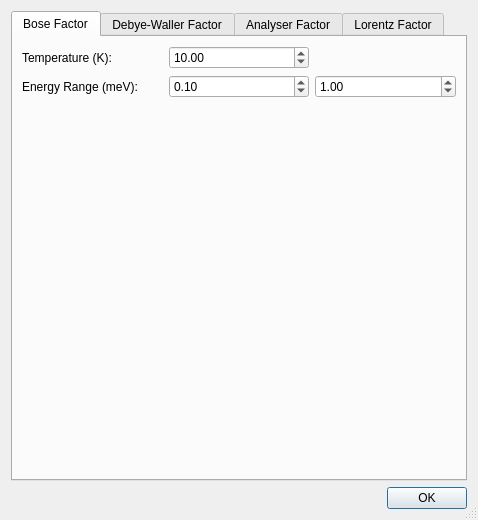
<?xml version="1.0" encoding="UTF-8"?>
<ui version="4.0">
 <class>DWDlg</class>
 <widget class="QDialog" name="DWDlg">
  <property name="geometry">
   <rect>
    <x>0</x>
    <y>0</y>
    <width>478</width>
    <height>520</height>
   </rect>
  </property>
  <property name="windowTitle">
   <string>Scattering Factors</string>
  </property>
  <property name="sizeGripEnabled">
   <bool>true</bool>
  </property>
  <layout class="QGridLayout" name="gridLayout_2">
   <item row="1" column="0">
    <widget class="QLabel" name="labelStatus">
     <property name="text">
      <string/>
     </property>
    </widget>
   </item>
   <item row="1" column="1">
    <widget class="QDialogButtonBox" name="buttonBox">
     <property name="sizePolicy">
      <sizepolicy hsizetype="Fixed" vsizetype="Fixed">
       <horstretch>0</horstretch>
       <verstretch>0</verstretch>
      </sizepolicy>
     </property>
     <property name="orientation">
      <enum>Qt::Horizontal</enum>
     </property>
     <property name="standardButtons">
      <set>QDialogButtonBox::Ok</set>
     </property>
    </widget>
   </item>
   <item row="0" column="0" colspan="2">
    <widget class="QTabWidget" name="tabWidget">
     <property name="currentIndex">
      <number>0</number>
     </property>
     <widget class="QWidget" name="tab_3">
      <attribute name="title">
       <string>Bose Factor</string>
      </attribute>
      <layout class="QGridLayout" name="gridLayout_4">
       <item row="0" column="0">
        <widget class="QLabel" name="label_3">
         <property name="text">
          <string>Temperature (K):</string>
         </property>
        </widget>
       </item>
       <item row="0" column="1">
        <widget class="QDoubleSpinBox" name="spinBoseT">
         <property name="decimals">
          <number>2</number>
         </property>
         <property name="maximum">
          <double>9999.000000000000000</double>
         </property>
         <property name="singleStep">
          <double>0.100000000000000</double>
         </property>
         <property name="value">
          <double>10.000000000000000</double>
         </property>
        </widget>
       </item>
       <item row="1" column="0">
        <widget class="QLabel" name="label_4">
         <property name="text">
          <string>Energy Range (meV):</string>
         </property>
        </widget>
       </item>
       <item row="1" column="1">
        <widget class="QDoubleSpinBox" name="spinBoseEMin">
         <property name="minimum">
          <double>0.000000000000000</double>
         </property>
         <property name="maximum">
          <double>9999.000000000000000</double>
         </property>
         <property name="singleStep">
          <double>0.100000000000000</double>
         </property>
         <property name="value">
          <double>0.100000000000000</double>
         </property>
        </widget>
       </item>
       <item row="1" column="2">
        <widget class="QDoubleSpinBox" name="spinBoseEMax">
         <property name="maximum">
          <double>9999.000000000000000</double>
         </property>
         <property name="singleStep">
          <double>0.100000000000000</double>
         </property>
         <property name="value">
          <double>1.000000000000000</double>
         </property>
        </widget>
       </item>
       <item row="2" column="0" colspan="3">
        <widget class="QwtPlot" name="plotBose">
         <property name="sizePolicy">
          <sizepolicy hsizetype="Preferred" vsizetype="Preferred">
           <horstretch>0</horstretch>
           <verstretch>0</verstretch>
          </sizepolicy>
         </property>
        </widget>
       </item>
      </layout>
     </widget>
     <widget class="QWidget" name="tab">
      <attribute name="title">
       <string>Debye-Waller Factor</string>
      </attribute>
      <layout class="QGridLayout" name="gridLayout">
       <item row="0" column="0">
        <widget class="QLabel" name="label_20">
         <property name="sizePolicy">
          <sizepolicy hsizetype="Minimum" vsizetype="Fixed">
           <horstretch>1</horstretch>
           <verstretch>0</verstretch>
          </sizepolicy>
         </property>
         <property name="text">
          <string>Atomic Mass (amu):</string>
         </property>
        </widget>
       </item>
       <item row="0" column="1">
        <widget class="QLabel" name="label_21">
         <property name="sizePolicy">
          <sizepolicy hsizetype="Minimum" vsizetype="Fixed">
           <horstretch>1</horstretch>
           <verstretch>0</verstretch>
          </sizepolicy>
         </property>
         <property name="text">
          <string>Debye Temp. (K):</string>
         </property>
        </widget>
       </item>
       <item row="0" column="2">
        <widget class="QLabel" name="label_22">
         <property name="sizePolicy">
          <sizepolicy hsizetype="Minimum" vsizetype="Fixed">
           <horstretch>1</horstretch>
           <verstretch>0</verstretch>
          </sizepolicy>
         </property>
         <property name="text">
          <string>Temperature (K):</string>
         </property>
        </widget>
       </item>
       <item row="1" column="0">
        <widget class="QDoubleSpinBox" name="spinAMU_deb">
         <property name="sizePolicy">
          <sizepolicy hsizetype="Minimum" vsizetype="Fixed">
           <horstretch>1</horstretch>
           <verstretch>0</verstretch>
          </sizepolicy>
         </property>
         <property name="maximum">
          <double>9999.000000000000000</double>
         </property>
         <property name="value">
          <double>50.000000000000000</double>
         </property>
        </widget>
       </item>
       <item row="1" column="1">
        <widget class="QDoubleSpinBox" name="spinTD_deb">
         <property name="sizePolicy">
          <sizepolicy hsizetype="Minimum" vsizetype="Fixed">
           <horstretch>1</horstretch>
           <verstretch>0</verstretch>
          </sizepolicy>
         </property>
         <property name="maximum">
          <double>9999.000000000000000</double>
         </property>
         <property name="singleStep">
          <double>0.100000000000000</double>
         </property>
         <property name="value">
          <double>50.000000000000000</double>
         </property>
        </widget>
       </item>
       <item row="1" column="2">
        <widget class="QDoubleSpinBox" name="spinT_deb">
         <property name="sizePolicy">
          <sizepolicy hsizetype="Minimum" vsizetype="Fixed">
           <horstretch>1</horstretch>
           <verstretch>0</verstretch>
          </sizepolicy>
         </property>
         <property name="maximum">
          <double>9999.000000000000000</double>
         </property>
         <property name="singleStep">
          <double>0.100000000000000</double>
         </property>
         <property name="value">
          <double>10.000000000000000</double>
         </property>
        </widget>
       </item>
       <item row="2" column="0">
        <widget class="QLabel" name="label_23">
         <property name="sizePolicy">
          <sizepolicy hsizetype="Minimum" vsizetype="Fixed">
           <horstretch>1</horstretch>
           <verstretch>0</verstretch>
          </sizepolicy>
         </property>
         <property name="text">
          <string>Q Range (Å⁻¹):</string>
         </property>
        </widget>
       </item>
       <item row="2" column="1">
        <widget class="QDoubleSpinBox" name="spinMinQ_deb">
         <property name="sizePolicy">
          <sizepolicy hsizetype="Minimum" vsizetype="Fixed">
           <horstretch>1</horstretch>
           <verstretch>0</verstretch>
          </sizepolicy>
         </property>
         <property name="decimals">
          <number>4</number>
         </property>
         <property name="singleStep">
          <double>0.100000000000000</double>
         </property>
        </widget>
       </item>
       <item row="2" column="2">
        <widget class="QDoubleSpinBox" name="spinMaxQ_deb">
         <property name="sizePolicy">
          <sizepolicy hsizetype="Minimum" vsizetype="Fixed">
           <horstretch>1</horstretch>
           <verstretch>0</verstretch>
          </sizepolicy>
         </property>
         <property name="decimals">
          <number>4</number>
         </property>
         <property name="singleStep">
          <double>0.100000000000000</double>
         </property>
         <property name="value">
          <double>1.000000000000000</double>
         </property>
        </widget>
       </item>
       <item row="3" column="0">
        <widget class="QLabel" name="label_24">
         <property name="sizePolicy">
          <sizepolicy hsizetype="Minimum" vsizetype="Fixed">
           <horstretch>1</horstretch>
           <verstretch>0</verstretch>
          </sizepolicy>
         </property>
         <property name="text">
          <string>RMS Atom. Displ. (Å):</string>
         </property>
        </widget>
       </item>
       <item row="3" column="1">
        <widget class="QLineEdit" name="editZetaSq">
         <property name="enabled">
          <bool>true</bool>
         </property>
         <property name="sizePolicy">
          <sizepolicy hsizetype="Expanding" vsizetype="Fixed">
           <horstretch>1</horstretch>
           <verstretch>0</verstretch>
          </sizepolicy>
         </property>
         <property name="readOnly">
          <bool>true</bool>
         </property>
        </widget>
       </item>
       <item row="4" column="0" colspan="3">
        <widget class="QwtPlot" name="plot">
         <property name="sizePolicy">
          <sizepolicy hsizetype="Preferred" vsizetype="Preferred">
           <horstretch>0</horstretch>
           <verstretch>0</verstretch>
          </sizepolicy>
         </property>
        </widget>
       </item>
      </layout>
      <zorder>plot</zorder>
      <zorder>spinAMU_deb</zorder>
      <zorder>label_22</zorder>
      <zorder>spinT_deb</zorder>
      <zorder>spinMinQ_deb</zorder>
      <zorder>label_21</zorder>
      <zorder>editZetaSq</zorder>
      <zorder>label_20</zorder>
      <zorder>label_24</zorder>
      <zorder>label_23</zorder>
      <zorder>spinMaxQ_deb</zorder>
      <zorder>spinTD_deb</zorder>
     </widget>
     <widget class="QWidget" name="tab_2">
      <attribute name="title">
       <string>Analyser Factor</string>
      </attribute>
      <layout class="QGridLayout" name="gridLayout_3">
       <item row="0" column="1">
        <widget class="QDoubleSpinBox" name="spinAnad">
         <property name="sizePolicy">
          <sizepolicy hsizetype="Minimum" vsizetype="Fixed">
           <horstretch>1</horstretch>
           <verstretch>0</verstretch>
          </sizepolicy>
         </property>
         <property name="decimals">
          <number>4</number>
         </property>
         <property name="singleStep">
          <double>0.100000000000000</double>
         </property>
         <property name="value">
          <double>3.355000000000000</double>
         </property>
        </widget>
       </item>
       <item row="1" column="0">
        <widget class="QLabel" name="label_25">
         <property name="sizePolicy">
          <sizepolicy hsizetype="Minimum" vsizetype="Fixed">
           <horstretch>1</horstretch>
           <verstretch>0</verstretch>
          </sizepolicy>
         </property>
         <property name="text">
          <string>kf Range (Å⁻¹):</string>
         </property>
        </widget>
       </item>
       <item row="0" column="0">
        <widget class="QLabel" name="label">
         <property name="text">
          <string>Analyser d (Å):</string>
         </property>
        </widget>
       </item>
       <item row="1" column="1">
        <widget class="QDoubleSpinBox" name="spinMinkf">
         <property name="sizePolicy">
          <sizepolicy hsizetype="Minimum" vsizetype="Fixed">
           <horstretch>1</horstretch>
           <verstretch>0</verstretch>
          </sizepolicy>
         </property>
         <property name="decimals">
          <number>4</number>
         </property>
         <property name="singleStep">
          <double>0.100000000000000</double>
         </property>
         <property name="value">
          <double>1.000000000000000</double>
         </property>
        </widget>
       </item>
       <item row="1" column="2">
        <widget class="QDoubleSpinBox" name="spinMaxkf">
         <property name="sizePolicy">
          <sizepolicy hsizetype="Minimum" vsizetype="Fixed">
           <horstretch>1</horstretch>
           <verstretch>0</verstretch>
          </sizepolicy>
         </property>
         <property name="decimals">
          <number>4</number>
         </property>
         <property name="singleStep">
          <double>0.100000000000000</double>
         </property>
         <property name="value">
          <double>2.000000000000000</double>
         </property>
        </widget>
       </item>
       <item row="3" column="0" colspan="3">
        <widget class="QwtPlot" name="plotAna">
         <property name="sizePolicy">
          <sizepolicy hsizetype="Preferred" vsizetype="Preferred">
           <horstretch>0</horstretch>
           <verstretch>0</verstretch>
          </sizepolicy>
         </property>
        </widget>
       </item>
       <item row="2" column="0">
        <widget class="QLabel" name="label_2">
         <property name="text">
          <string>Analyser Angle ϑ (deg):</string>
         </property>
        </widget>
       </item>
       <item row="2" column="1">
        <widget class="QLineEdit" name="editAngMin">
         <property name="readOnly">
          <bool>true</bool>
         </property>
        </widget>
       </item>
       <item row="2" column="2">
        <widget class="QLineEdit" name="editAngMax">
         <property name="readOnly">
          <bool>true</bool>
         </property>
        </widget>
       </item>
      </layout>
     </widget>
     <widget class="QWidget" name="tab_4">
      <attribute name="title">
       <string>Lorentz Factor</string>
      </attribute>
      <layout class="QGridLayout" name="gridLayout_5">
       <item row="0" column="2">
        <widget class="QDoubleSpinBox" name="spinMax2Th">
         <property name="sizePolicy">
          <sizepolicy hsizetype="Minimum" vsizetype="Fixed">
           <horstretch>1</horstretch>
           <verstretch>0</verstretch>
          </sizepolicy>
         </property>
         <property name="decimals">
          <number>4</number>
         </property>
         <property name="maximum">
          <double>360.000000000000000</double>
         </property>
         <property name="singleStep">
          <double>0.100000000000000</double>
         </property>
         <property name="value">
          <double>90.000000000000000</double>
         </property>
        </widget>
       </item>
       <item row="0" column="0">
        <widget class="QLabel" name="label_26">
         <property name="sizePolicy">
          <sizepolicy hsizetype="Minimum" vsizetype="Fixed">
           <horstretch>1</horstretch>
           <verstretch>0</verstretch>
          </sizepolicy>
         </property>
         <property name="text">
          <string>Scattering Angle 2ϑ Range (deg):</string>
         </property>
        </widget>
       </item>
       <item row="0" column="1">
        <widget class="QDoubleSpinBox" name="spinMin2Th">
         <property name="sizePolicy">
          <sizepolicy hsizetype="Minimum" vsizetype="Fixed">
           <horstretch>1</horstretch>
           <verstretch>0</verstretch>
          </sizepolicy>
         </property>
         <property name="decimals">
          <number>4</number>
         </property>
         <property name="maximum">
          <double>360.000000000000000</double>
         </property>
         <property name="singleStep">
          <double>0.100000000000000</double>
         </property>
         <property name="value">
          <double>45.000000000000000</double>
         </property>
        </widget>
       </item>
       <item row="2" column="0" colspan="3">
        <widget class="QwtPlot" name="plotLorentz">
         <property name="sizePolicy">
          <sizepolicy hsizetype="Preferred" vsizetype="Preferred">
           <horstretch>0</horstretch>
           <verstretch>0</verstretch>
          </sizepolicy>
         </property>
        </widget>
       </item>
       <item row="1" column="0" colspan="3">
        <widget class="QCheckBox" name="checkPol">
         <property name="text">
          <string>Include Polarisation (only relevant for X-Rays)</string>
         </property>
        </widget>
       </item>
      </layout>
     </widget>
    </widget>
   </item>
  </layout>
 </widget>
 <customwidgets>
  <customwidget>
   <class>QwtPlot</class>
   <extends>QFrame</extends>
   <header>qwt_plot.h</header>
  </customwidget>
 </customwidgets>
 <tabstops>
  <tabstop>tabWidget</tabstop>
  <tabstop>spinBoseT</tabstop>
  <tabstop>spinBoseEMin</tabstop>
  <tabstop>spinBoseEMax</tabstop>
  <tabstop>spinAMU_deb</tabstop>
  <tabstop>spinTD_deb</tabstop>
  <tabstop>spinT_deb</tabstop>
  <tabstop>spinMinQ_deb</tabstop>
  <tabstop>spinMaxQ_deb</tabstop>
  <tabstop>editZetaSq</tabstop>
  <tabstop>spinAnad</tabstop>
  <tabstop>spinMinkf</tabstop>
  <tabstop>spinMaxkf</tabstop>
  <tabstop>editAngMin</tabstop>
  <tabstop>editAngMax</tabstop>
  <tabstop>spinMin2Th</tabstop>
  <tabstop>spinMax2Th</tabstop>
  <tabstop>checkPol</tabstop>
  <tabstop>buttonBox</tabstop>
 </tabstops>
 <resources/>
 <connections>
  <connection>
   <sender>buttonBox</sender>
   <signal>accepted()</signal>
   <receiver>DWDlg</receiver>
   <slot>accept()</slot>
   <hints>
    <hint type="sourcelabel">
     <x>248</x>
     <y>254</y>
    </hint>
    <hint type="destinationlabel">
     <x>157</x>
     <y>274</y>
    </hint>
   </hints>
  </connection>
  <connection>
   <sender>buttonBox</sender>
   <signal>rejected()</signal>
   <receiver>DWDlg</receiver>
   <slot>reject()</slot>
   <hints>
    <hint type="sourcelabel">
     <x>316</x>
     <y>260</y>
    </hint>
    <hint type="destinationlabel">
     <x>286</x>
     <y>274</y>
    </hint>
   </hints>
  </connection>
 </connections>
</ui>
